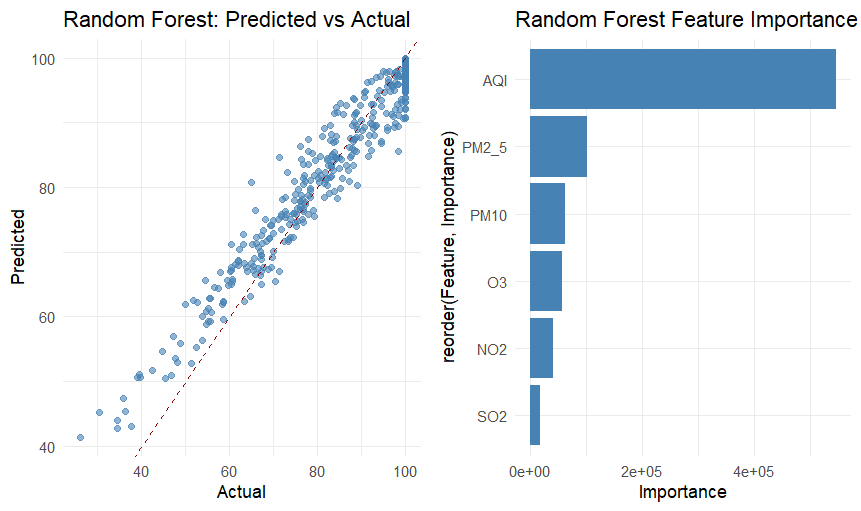

The R source for this figure:

library(readr)
library(caret)
library(randomForest)
library(Metrics)
library(ggplot2)
library(gridExtra)


setwd("D:/Air pollutionanalysis")
df <- read.csv("air_quality_health_impact_data.csv")


features <- c("AQI", "PM10", "PM2_5", "NO2", "SO2", "O3")
target <- "HealthImpactScore"

# data preprocessing
X <- df[, features]
y <- df[[target]]
data <- cbind(X, HealthImpactScore = y)

# data split
set.seed(42)
trainIndex <- createDataPartition(data$HealthImpactScore, p = .8, list = FALSE)
trainData <- data[trainIndex, ]
testData <- data[-trainIndex, ]

# Random Forest model 
rf_model <- randomForest(HealthImpactScore ~ ., data = trainData)

# Prediction
rf_preds <- predict(rf_model, testData)

# Evaluate R²
rf_r2 <- R2(rf_preds, testData$HealthImpactScore)
cat("Random Forest R2:", rf_r2, "\n")

# Predicted vs Actual Plot
rf_plot <- ggplot(data.frame(Actual = testData$HealthImpactScore, Predicted = rf_preds), aes(x = Actual, y = Predicted)) +
  geom_point(color = "steelblue", alpha = 0.6) +
  geom_abline(slope = 1, intercept = 0, color = "darkred", linetype = "dashed") +
  ggtitle("Random Forest: Predicted vs Actual") +
  theme_minimal()

# Feature Importance Plot
rf_importance <- importance(rf_model)
rf_imp_df <- data.frame(Feature = rownames(rf_importance), Importance = rf_importance[, 1])
rf_imp_plot <- ggplot(rf_imp_df, aes(x = reorder(Feature, Importance), y = Importance)) +
  geom_bar(stat = "identity", fill = "steelblue") +
  coord_flip() +
  ggtitle("Random Forest Feature Importance") +
  theme_minimal()

# Arrange plots
grid.arrange(rf_plot, rf_imp_plot, ncol = 2)

# predict example 
example <- testData[1, features]
actual_value <- testData$HealthImpactScore[1]
rf_example_pred <- predict(rf_model, example)

cat("\n--- Random Forest Example ---\n")
cat("Actual Health Impact Score:", actual_value, "\n")
cat("Random Forest Prediction  :", rf_example_pred, "\n")
